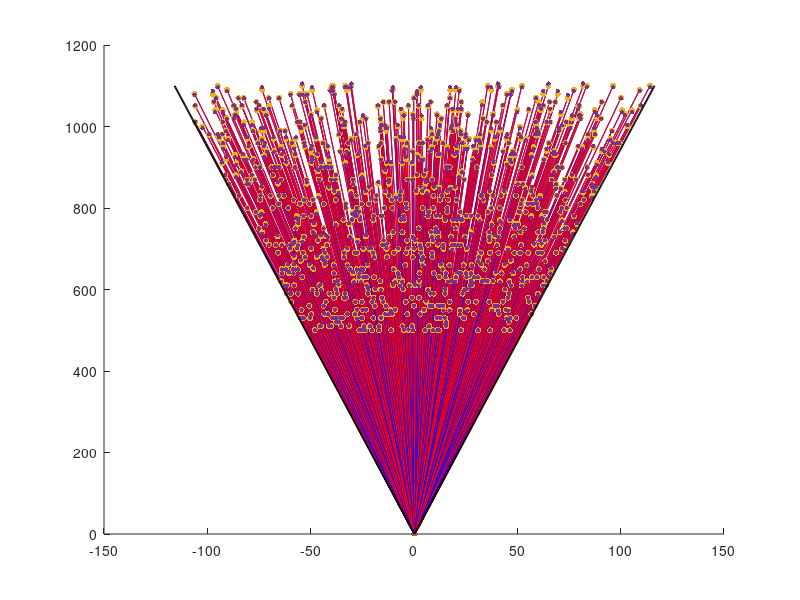
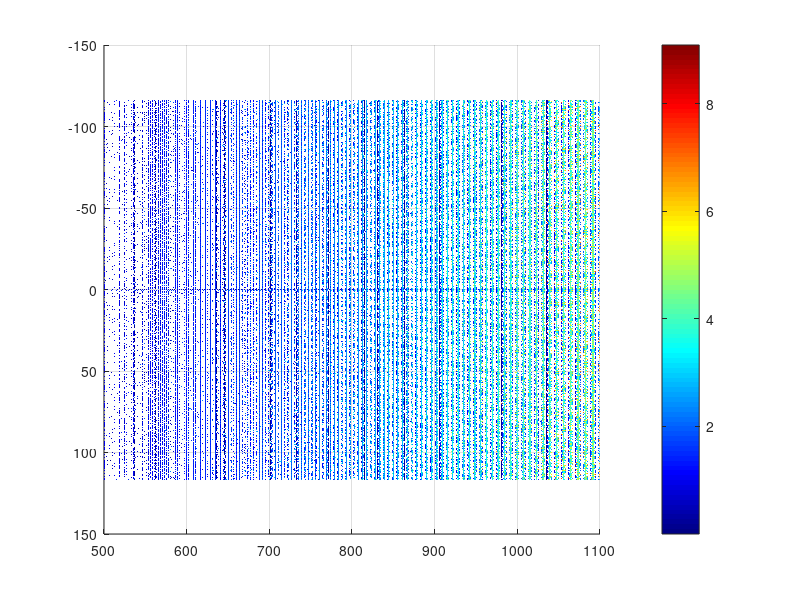

Write the MATLAB code that produced these figures, in order.
format long g
format compact
clc
close all
clearvars

% get the location of the script file to save figures
full_path = mfilename('fullpath');
[startpath,  filename, ext] = fileparts(full_path);
plot_num = 1;

commandwindow;

%% setup a bunch of the parameters to describe the problem

% number of measurements to try
num = 1000;

% min and max distances
z_min = 500;
z_max = 1100;

% distance from camera to object (m)
z = 10*randi([0 60], num, 1) + z_min;

% focal length (m)
f = .45;

% camera baseline (distance between cameras) (m)
b = 0.5;

% lens aperature (m)
a = 0.095;

% pixel size
px_size = (3.45e-6)/2;

% max angle for each lens
max_a = atan2(a/2, f);

% location of point on x-axis (m)
% r = a + (b-a).*rand(N,1).
x = zeros(num, 1);
for idx=1:num
    x(idx) = (z(idx) * tan(-max_a) + b) + ((z(idx)*tan(max_a)) - (z(idx)*tan(-max_a) + b))*(rand(1));
end

%%

% calculate angles
theta_l = atan2(x, z);
theta_r = atan2(x-b, z);

% calculate the disparity parts
x_l = f*tan(theta_l);
x_l = ceil(x_l/px_size) * px_size;

x_r = f * tan(theta_r);
x_r = ceil(x_r/px_size) * px_size;

%% calculate the disparity

d = x_l - x_r;

Z = f * b ./ d;

%%
figure

hold on

plot([-a/2,a/2], [f,f], 'k')
plot([b-a/2, b+a/2], [f,f], 'k')


for idx=1:numel(z)
    
    plot([0, x(idx)], [0, z(idx)], 'b')

    plot([b, x(idx)], [0, z(idx)], 'r')
end

scatter(x_l, f*ones(numel(x_l),1), 15, 'ob', 'filled');

scatter(x_r + b, f*ones(numel(x_r),1), 15, 'or', 'filled');

scatter(x, z, 20, 'ok', 'filled');

scatter(x, Z, 10, 'og', 'filled');

plot([0, -z_max*tan(max_a)], [0, z_max], 'k')
plot([0, z_max*tan(max_a)], [0, z_max], 'k')

plot([b, b-z_max*tan(max_a)], [0, z_max], 'k')
plot([b, b+z_max*tan(max_a)], [0, z_max], 'k')

%% create an error map with 1 meter increments in x and 5 meter increments in z

x_range = floor(z_max*tan(-max_a) + b):0.5:ceil(z_max*tan(max_a));
z_range = z_min:0.5:z_max;

[x_g, z_g] = meshgrid(x_range, z_range);

% calculate angles
theta_lg = atan2(x_g, z_g);
theta_rg = atan2(x_g-b, z_g);

% calculate the disparity parts
x_l = f*tan(theta_lg);
x_lq = ceil(x_l/px_size) * px_size;

x_r = f * tan(theta_rg);
x_rq = ceil(x_r/px_size) * px_size;

% calculate the quantized distance
d_q = x_lq - x_rq;

Z_q = f * b ./ d_q;


% calculate the error (L1)
Z_err = abs(z_g - Z_q);

figure;
surf(x_range, z_range, Z_err)
shading flat
colormap(jet(100));
colorbar;
view(90,90);


